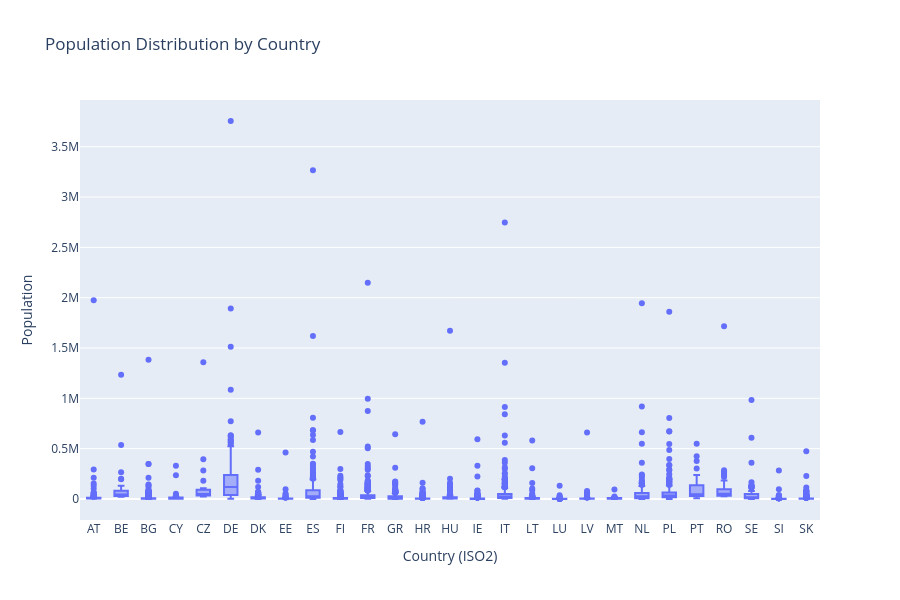

Notebook code for this chart:
### Markdown cell above
#### 2.2.4: Outlier Detection & Data Validation

### Code cell
# Create a box plot to show population distribution by country
fig = px.box(
    df_cities,
    x='country',
    y='population',
    title='Population Distribution by Country',
    labels={'population': 'Population', 'country': 'Country (ISO2)'},
    height=600
)
fig.show()

### Figure 1 — Plotly figure (JSON) as saved in the notebook; plotly's stock layout.template omitted (floating-point values rounded to 4 significant figures; data arrays with more than 128 entries replaced by an {"elided": "..."} marker saying what was removed)
{"data": [{"alignmentgroup": "True", "hovertemplate": "Country (ISO2)=%{x}<br>Population=%{y}<extra></extra>", "legendgroup": "", "marker": {"color": "#636efa"}, "name": "", "notched": false, "offsetgroup": "", "orientation": "v", "showlegend": false, "type": "box", "x": {"elided": "5740 str values"}, "x0": " ", "xaxis": "x", "y": {"elided": "5740 float values"}, "y0": " ", "yaxis": "y"}], "layout": {"boxmode": "group", "height": 600, "legend": {"tracegroupgap": 0}, "title": {"text": "Population Distribution by Country"}, "xaxis": {"anchor": "y", "domain": [0, 1], "title": {"text": "Country (ISO2)"}}, "yaxis": {"anchor": "x", "domain": [0, 1], "title": {"text": "Population"}}}}
